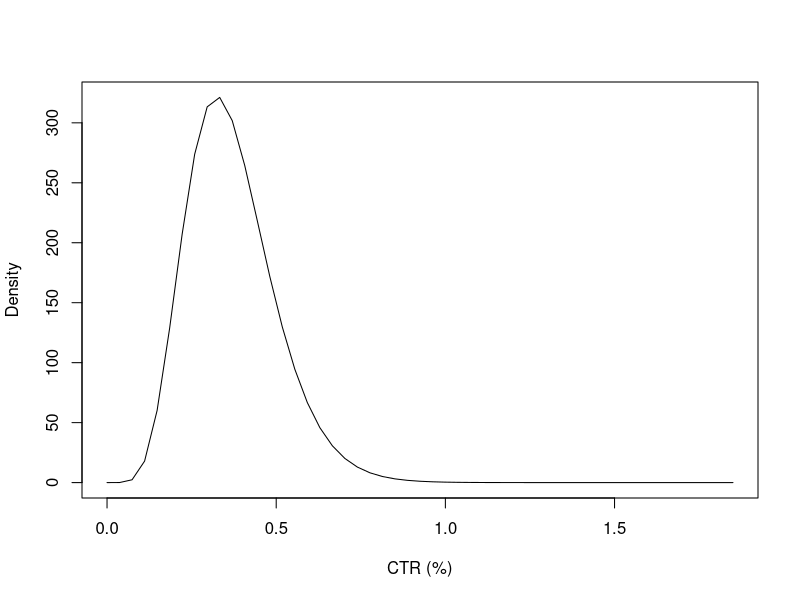

This chart was generated by the following R code:
# Simulation experiments from the data we collected on CTRs of ads
# reference: http://www.marketingdistillery.com/2014/09/24/bayesian-modeling-of-click-through-rate-for-small-data/
### BAYESIAN SIMULATION
ad.stats <- function(mu, v, error=5) {
  # return beta distribution for an ad
  # mu is the mean CTR for the ad
  # v is the sample size of the ad
  # 'error' is the (percentage) chance of error used to estimate the confidence intervals
  alpha <- mu*v  # also, no of clicks
  beta <- (1-mu)*v
  
  # print variance in CTR
  cat('variance in CTR = ', variance_in_ctr <- mu*(1-mu)/v)
  
  # print the upper and lower bound of CTR
  # http://www.marketingdistillery.com/2015/02/08/how-to-calculate-confidence-intervals-for-conversion-rate/
  ctr.lower <- 0  # if CTR == 0%
  if (mu != 0) {
    ctr.lower <- qbeta(0.01*error, alpha, v-alpha+1)   # beta inverse cumulative distribution, see https://stackoverflow.com/questions/10151888/what-is-the-equivalent-r-function-to-gamma-invprobability-alpha-beta-excel-fun
  }
  ctr.upper <- 1  # if CTR == 100%
  if (alpha != v) {
    ctr.upper <- qbeta(1-0.01*error/2, alpha+1, v-alpha)
  }
  cat('CTR lies between', 100*ctr.lower, '% and', 100*ctr.upper, '% with error', error, '%')
  
  # plot it - only the section that 'makes sense'
  # using min(5 times the CTR or 1) - i.e. if the CTR is high enough, just plot in range [0,1]
  s <- seq(0, min(5*mu,1), min(0.1*mu, 0.01))
  plot(100*s, dbeta(s, alpha, beta), type="l", ylab="Density", xlab = "CTR (%)")
}

# plot the CTR distribution of an ad
ad.stats(0.0037, 2155)


